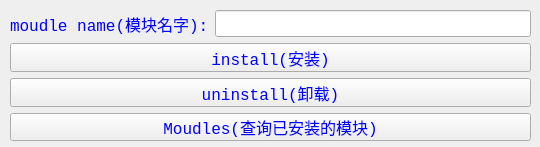
<?xml version="1.0" encoding="UTF-8"?>
<ui version="4.0">
 <class>MainWindow</class>
 <widget class="QMainWindow" name="MainWindow">
  <property name="geometry">
   <rect>
    <x>0</x>
    <y>0</y>
    <width>540</width>
    <height>147</height>
   </rect>
  </property>
  <property name="windowTitle">
   <string>python moudle install</string>
  </property>
  <widget class="QWidget" name="centralwidget">
   <widget class="QWidget" name="gridLayoutWidget">
    <property name="geometry">
     <rect>
      <x>10</x>
      <y>10</y>
      <width>521</width>
      <height>131</height>
     </rect>
    </property>
    <layout class="QGridLayout" name="gridLayout">
     <item row="0" column="0">
      <widget class="QLabel" name="label">
       <property name="font">
        <font>
         <family>Consolas</family>
         <pointsize>12</pointsize>
        </font>
       </property>
       <property name="styleSheet">
        <string notr="true">color:blue</string>
       </property>
       <property name="text">
        <string>moudle name(模块名字):</string>
       </property>
      </widget>
     </item>
     <item row="0" column="1">
      <widget class="QLineEdit" name="lineEdit">
       <property name="font">
        <font>
         <family>Consolas</family>
         <pointsize>12</pointsize>
        </font>
       </property>
      </widget>
     </item>
     <item row="1" column="0" colspan="2">
      <layout class="QVBoxLayout" name="verticalLayout">
       <item>
        <widget class="QPushButton" name="pushButton">
         <property name="font">
          <font>
           <family>Consolas</family>
           <pointsize>12</pointsize>
          </font>
         </property>
         <property name="styleSheet">
          <string notr="true">color:blue</string>
         </property>
         <property name="text">
          <string>install(安装)</string>
         </property>
        </widget>
       </item>
       <item>
        <widget class="QPushButton" name="pushButton_2">
         <property name="font">
          <font>
           <family>Consolas</family>
           <pointsize>12</pointsize>
          </font>
         </property>
         <property name="styleSheet">
          <string notr="true">color:blue</string>
         </property>
         <property name="text">
          <string>uninstall(卸载)</string>
         </property>
        </widget>
       </item>
       <item>
        <widget class="QPushButton" name="pushButton_3">
         <property name="font">
          <font>
           <family>Consolas</family>
           <pointsize>12</pointsize>
          </font>
         </property>
         <property name="styleSheet">
          <string notr="true">color:blue</string>
         </property>
         <property name="text">
          <string>Moudles(查询已安装的模块)</string>
         </property>
        </widget>
       </item>
      </layout>
     </item>
    </layout>
   </widget>
  </widget>
 </widget>
 <resources/>
 <connections/>
</ui>
